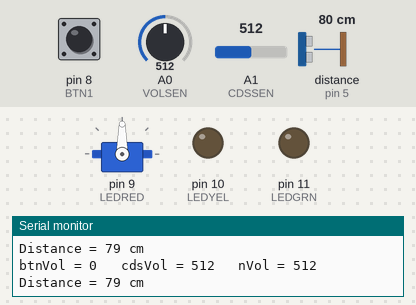
Recording of a sketch running on a simulated Arduino Uno, built with avr-gcc and run on an emulated ATmega328P. Parts: servo, output pins drawn as LEDs (lit = HIGH), the last lines printed to the serial monitor. Wiring (inferred from the names in the program): ultrasonic range finder: trigger pin 4; echo pin 5. The inputs (shaded band) are chosen by the test bench; at power-on: distance to the obstacle (sensor on pin 5) 80 cm, pin 8 (BTN1) LOW, A0 (VOLSEN) = 512, A1 (CDSSEN) = 512. The echo pulse lasts 58.3 µs per cm; pins used as bus, display or sensor lines are not drawn.

Above: at 21.3 s.
21.4 s: distance to the obstacle (sensor on pin 5) set to 155 cm
At 30.2 s:
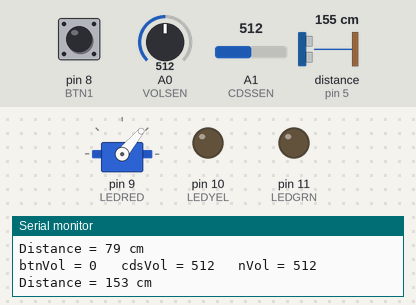
30.9 s: distance to the obstacle (sensor on pin 5) set to 150 cm
At 39.5 s:
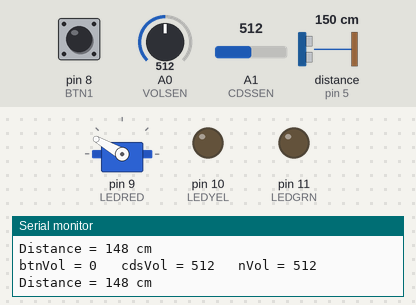
39.9 s: distance to the obstacle (sensor on pin 5) set to 299 cm
At 47.9 s:
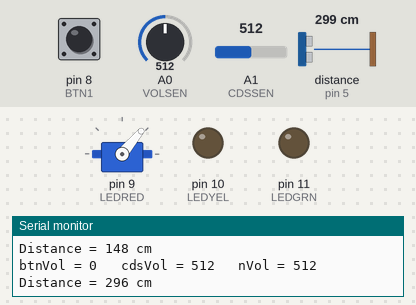
48.5 s: distance to the obstacle (sensor on pin 5) set to 120 cm
At 56.8 s:
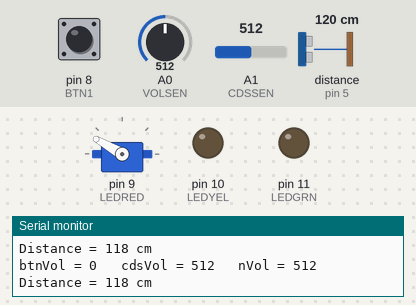
Timing chart, 0 to 58.1 s (numbered marks = the images above; inputs shaded):
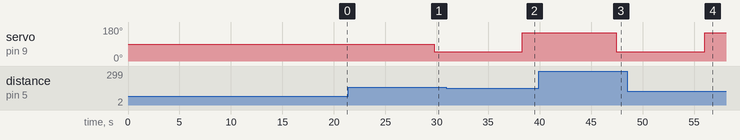

Measured:
- the behaviour switches between 153 and 152 cm on distance to the obstacle (sensor on pin 5) (found by bisection; images 1 and 2)
- after the input at 21.4 s, servo on pin 9 (LEDRED): 90° → 50° after 8.3 s
- after the input at 30.9 s, servo on pin 9 (LEDRED): 50° → 150° after 7.4 s
- after the input at 39.9 s, servo on pin 9 (LEDRED): 150° → 50° after 7.5 s
- after the input at 48.5 s, servo on pin 9 (LEDRED): 50° → 150° after 7.5 s

The sketch:

052802.ino
```cpp
#include <SoftwareSerial.h>
#include <Servo.h>

// 전역 변수
bool bStart = false;
int nVol, cdsVol, btnVol;
bool bRobotStanding = true;

// 핀 정의
#define LEDRED    9
#define LEDYEL    10
#define LEDGRN    11
#define VOLSEN    A0
#define CDSSEN    A1
#define BTN1      8
#define TRIG_PIN  4
#define ECHO_PIN  5

SoftwareSerial mySerial(2, 3); // RX, TX
Servo myservo;

// 거리 측정 함수
long measureDistanceCM() {
  digitalWrite(TRIG_PIN, LOW);
  delayMicroseconds(2);
  digitalWrite(TRIG_PIN, HIGH);
  delayMicroseconds(10);
  digitalWrite(TRIG_PIN, LOW);

  long duration = pulseIn(ECHO_PIN, HIGH, 30000); // 30ms 타임아웃
  if (duration == 0) return -1; // 실패 시 -1 반환
  long distance = duration * 0.034 / 2;
  return distance;
}

void setup() {
  pinMode(LEDRED, OUTPUT);
  pinMode(LEDYEL, OUTPUT);
  pinMode(LEDGRN, OUTPUT);
  pinMode(BTN1, INPUT);
  pinMode(VOLSEN, INPUT);
  pinMode(CDSSEN, INPUT);
  pinMode(TRIG_PIN, OUTPUT);
  pinMode(ECHO_PIN, INPUT);

  Serial.begin(115200);
  mySerial.begin(115200);
  myservo.attach(9);
  Serial.println("------ 프로그램 시작 ------");
}

void robotCon(int nMotion) {
  unsigned char exeCmd[15] = {0xff, 0xff, 0x4c, 0x53,
                              0x00, 0x00, 0x00, 0x00,
                              0x30, 0x0c,
                              0x03,
                              0x01, 0x00, 100,
                              0x00};
  exeCmd[11] = nMotion;
  exeCmd[14] = 0x00;
  for (int i = 6; i < 14; i++) exeCmd[14] += exeCmd[i];
  mySerial.write(exeCmd, 15);
  delay(50);
}

void readSensor() {
  nVol = analogRead(VOLSEN);
  cdsVol = analogRead(CDSSEN);
  btnVol = digitalRead(BTN1);

  Serial.print("btnVol = ");
  Serial.print(btnVol);
  Serial.print("\t cdsVol = ");
  Serial.print(cdsVol);
  Serial.print("\t nVol = ");
  Serial.println(nVol);
}

bool toggleCheck() {
  return btnVol;
}

void ledRobotStat() {
  digitalWrite(LEDGRN, bRobotStanding);
}

void loop() {
  readSensor();
  long distance = measureDistanceCM();

  if (distance == -1) {
    Serial.println("초음파 센서 응답 없음!");
  } else {
    Serial.print("Distance = ");
    Serial.print(distance);
    Serial.println(" cm");
  }

  if (toggleCheck()) bStart = !bStart;
  if (bStart) {
    robotCon(19);
    delay(7000);
    bStart = false;
  }

  if (cdsVol < 500 || distance > 150) {
    if (bRobotStanding) {
      robotCon(115); // 앉기
      delay(7000);
      bRobotStanding = false;
      myservo.write(50);
    }
  } else if (distance > 100 && distance <= 150) {
    if (!bRobotStanding) {
      robotCon(116); // 서기
      delay(7000);
      bRobotStanding = true;
      myservo.write(150);
    }
  } else if (distance > 50 && distance <= 100) {
    robotCon(19); // 인사
    delay(7000);
  } else if (distance <= 50) {
    robotCon(22); // 전투 태세
    delay(7000);
  }

  delay(500);
}
```
